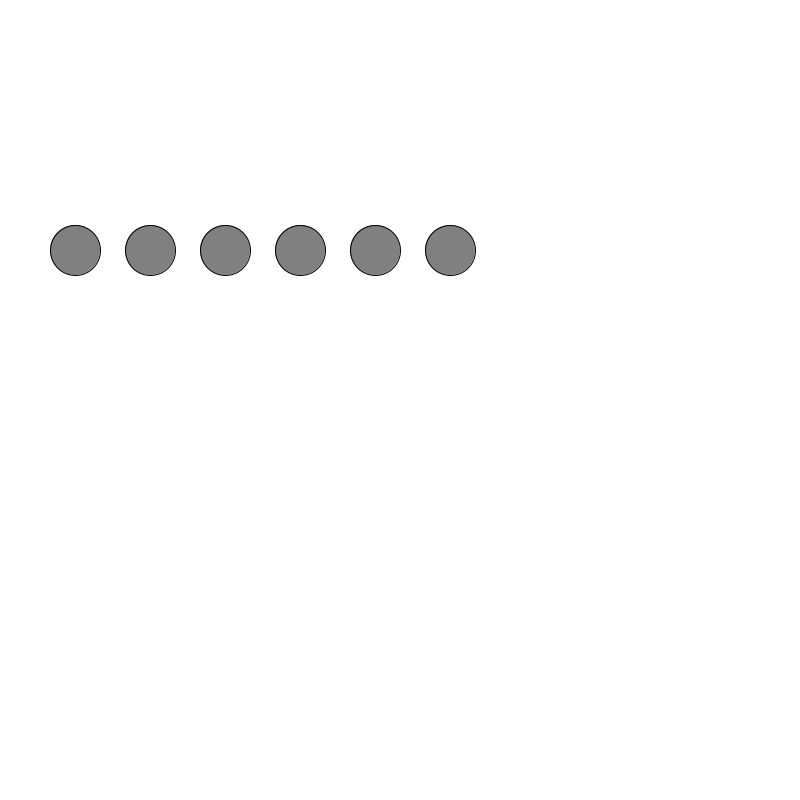
Frame 1 (no input)
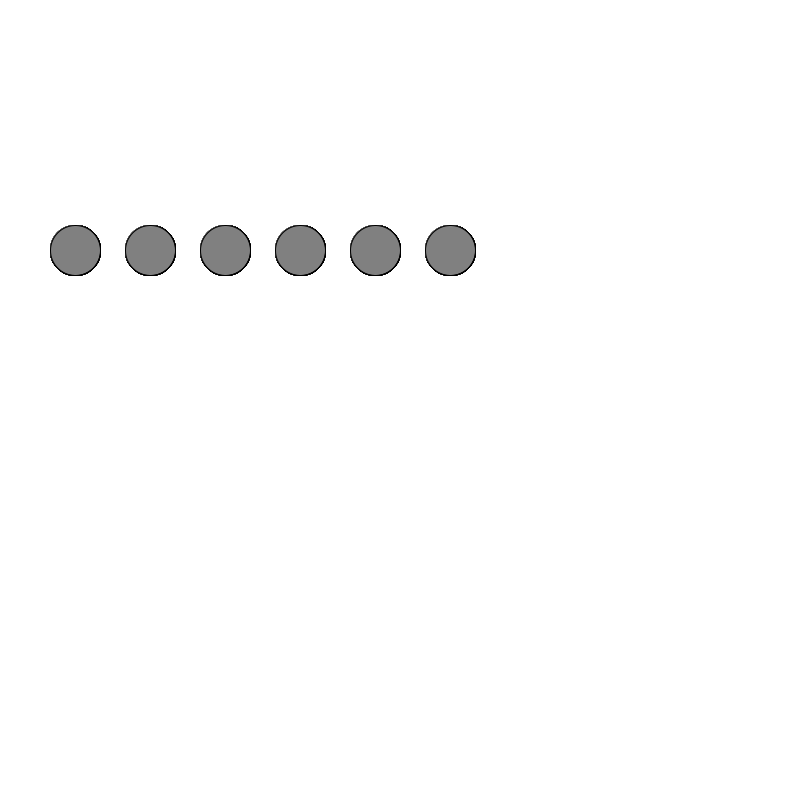
Frame 60 (the mouse pressed at the canvas centre just before this capture)
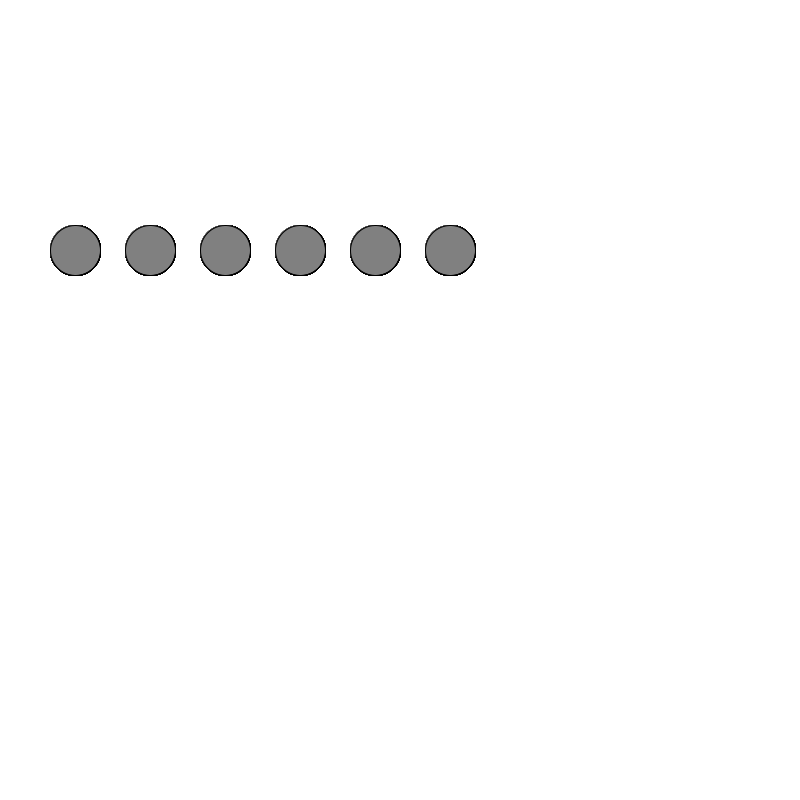
Frame 120 (the mouse held since frame 60 and released just before this capture)

The Processing sketch that drew these frames (run headless with seeded random() and noise(); from frame 60 on, the mouse is pressed at the canvas centre):

// Processing sketch: processing_105635
// ── processing_105635.pde

void setup () {
  size(800, 800);
  background(255);
  //xdistance = x + 5;
}

void draw() {

  for (int i = 1; i < 7; i++) {
    fill (128);
    ellipse(i*75, 250, 50, 50);
    if(dist(i*75, 250, mouseX, mouseY) <= 25) {
      fill(255);
     ellipse(i*75, 250, 50, 50);
//    float ellipsed = dist(75, 250, mouseX, mouseY);
   //  if (dist == 25) {
//        fill(255);
//      }
    }
  }
}
